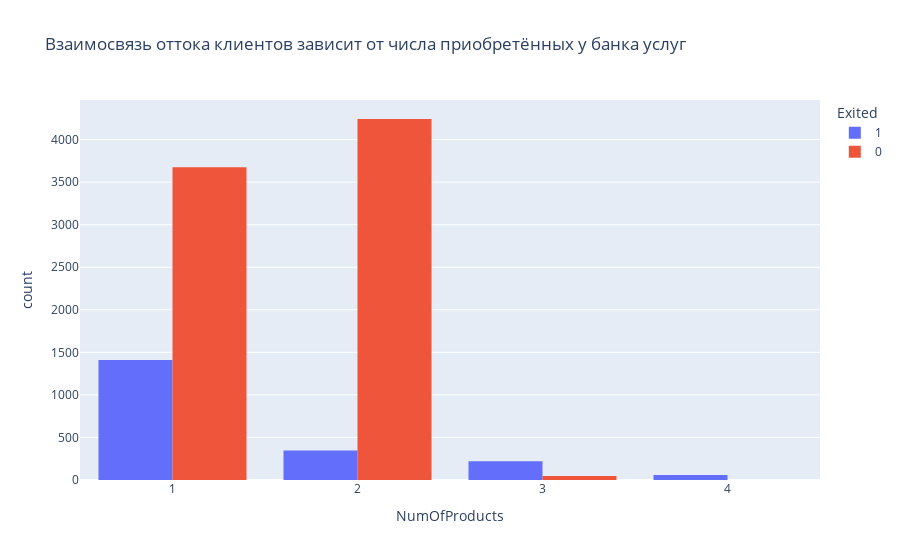

The cell this chart's notebook holds for it:
### Code cell
fig = px.histogram(
    data_frame=churn_data, 
    x = 'NumOfProducts', 
    color = 'Exited', 
    barmode='group',
    title = 'Взаимосвязь оттока клиентов зависит от числа приобретённых у банка услуг'
)
fig.show()

### Figure 1 — Plotly figure (JSON) as saved in the notebook; plotly's stock layout.template omitted (floating-point values rounded to 4 significant figures; data arrays with more than 128 entries replaced by an {"elided": "..."} marker saying what was removed)
{"data": [{"alignmentgroup": "True", "bingroup": "x", "hovertemplate": "Exited=1<br>NumOfProducts=%{x}<br>count=%{y}<extra></extra>", "legendgroup": "1", "marker": {"color": "#636efa", "pattern": {"shape": ""}}, "name": "1", "offsetgroup": "1", "orientation": "v", "showlegend": true, "type": "histogram", "x": {"elided": "2037 int values"}, "xaxis": "x", "yaxis": "y"}, {"alignmentgroup": "True", "bingroup": "x", "hovertemplate": "Exited=0<br>NumOfProducts=%{x}<br>count=%{y}<extra></extra>", "legendgroup": "0", "marker": {"color": "#EF553B", "pattern": {"shape": ""}}, "name": "0", "offsetgroup": "0", "orientation": "v", "showlegend": true, "type": "histogram", "x": {"elided": "7963 int values"}, "xaxis": "x", "yaxis": "y"}], "layout": {"barmode": "group", "legend": {"title": {"text": "Exited"}, "tracegroupgap": 0}, "title": {"text": "Взаимосвязь оттока клиентов зависит от числа приобретённых у банка услуг"}, "xaxis": {"anchor": "y", "domain": [0, 1], "title": {"text": "NumOfProducts"}}, "yaxis": {"anchor": "x", "domain": [0, 1], "title": {"text": "count"}}}}
